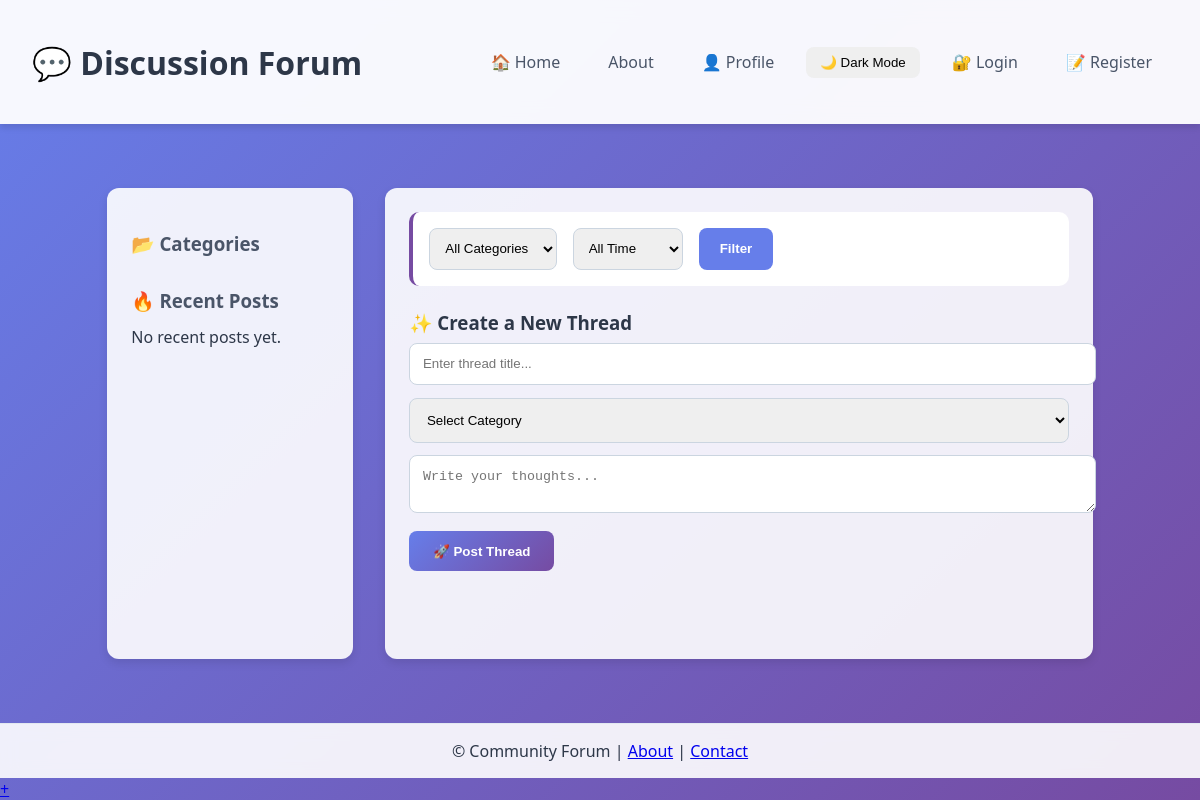
/chat/, run on an earlier commit of the app's database.
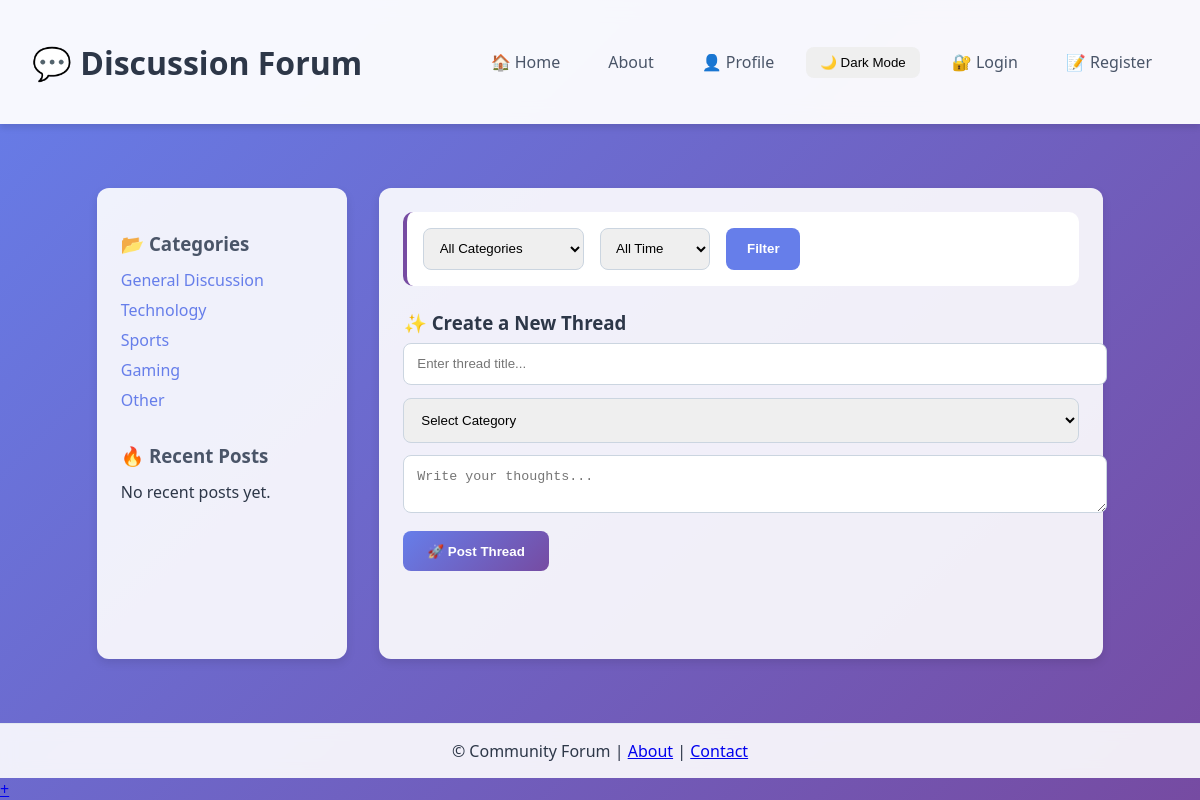
And on a later commit of the database.
### chat/models.py (models this page shows, shortened)
class Category(models.Model):
    name = models.CharField(max_length=100, unique=True)
    description = models.TextField(blank=True)
    created_at = models.DateTimeField(auto_now_add=True)

### chat/views.py (the view)
# urls.py: path('', views.index, name='index'),
def index(request):
    query = request.GET.get('q', '')
    category_id = request.GET.get('category', '')
    threads = Thread.objects.all().order_by('-created_at')
    if query:
        threads = threads.filter(
            Q(title__icontains=query) |
            Q(content__icontains=query) |
            Q(author__username__icontains=query)
        )
    if category_id:
        threads = threads.filter(category_id=category_id)
    paginator = Paginator(threads, 10)
    page_number = request.GET.get('page')
    page_obj = paginator.get_page(page_number)
    categories = Category.objects.all()
    unread_notifications = 0
    if request.user.is_authenticated:
        unread_notifications = Notification.objects.filter(
            user=request.user, is_read=False
        ).count()
    return render(request, 'index.html', {
        'page_obj': page_obj,
        'categories': categories,
        'query': query,
        'selected_category': category_id,
        'unread_notifications': unread_notifications,
    })

### chat/templates/index.html (shortened to what this page needs)
{% extends 'base.html' %}
{% load static %}
{% block content %}
<main>
    <aside>
        <div class="sidebar-card">
            <h3>📂 Categories</h3>
            <ul>
                {% for category in categories %}
                    <li><a href="?category={{ category.id }}">{{ category.name }}</a></li>
                {% endfor %}
            </ul>
        </div>
        <div class="sidebar-card">
            <h3>🔥 Recent Posts</h3>
            <ul>
                {% for thread in page_obj|slice:":5" %}
                    <li><a href="#thread-{{ thread.id }}">{{ thread.title|truncatechars:30 }}</a></li>
                {% empty %}
                    <li>No recent posts yet.</li>
                {% endfor %}
            </ul>
        </div>
    </aside>
    <section class="main">
        <div class="filters">
            <form method="GET" style="display:flex; flex-wrap:wrap; gap:1rem;">
                <select name="category" class="filter-select">
                    <option value="">All Categories</option>
                </select>
                <select name="time" class="filter-select">
                    <option value="">All Time</option>
                </select>
                <button type="submit" class="filter-btn">Filter</button>
            </form>
        </div>
        <div class="new-thread">
            <h3>✨ Create a New Thread</h3>
            <input type="text" id="thread-title" placeholder="Enter thread title...">
            <select id="thread-category">
                <option value="">Select Category</option>
            </select>
            <textarea id="thread-content" placeholder="Write your thoughts..."></textarea>
            <button onclick="createThread()">🚀 Post Thread</button>
        </div>
    </section>
</main>
{% endblock %}

### chat/templates/base.html (shortened to what this page needs)
<!DOCTYPE html>
<html lang="en">
<head>
</head>
<body>
    <header id="header">
        <div class="header-content">
            <h1>💬 Discussion Forum</h1>
            <nav>
                <a href="{% url 'index' %}">🏠 Home</a>
                <a href="{% url 'about' %}">About</a>
                <a href="{% url 'profile' %}">👤 Profile</a>
                <button id="toggle-dark"
                        style="padding:8px 14px;border-radius:8px;border:none;cursor:pointer;">
                    🌙 Dark Mode
                </button>
                {% if user.is_authenticated %}
                    <span>Welcome, {{ user.username }}</span>
                    <a href="{% url 'logout' %}">🚪 Logout</a>
                {% else %}
                    <a href="{% url 'login' %}">🔐 Login</a>
                    <a href="{% url 'register' %}">📝 Register</a>
                {% endif %}
            </nav>
        </div>
    </header>
    <main>
        {% block content %}{% endblock %}
    </main>
    <footer id="footer">
        © {{ now|date:"Y" }} Community Forum |
        <a href="{% url 'about' %}">About</a> |
        <a href="{% url 'contact' %}">Contact</a>
    </footer>
    <a href="{% url 'create_thread_page' %}" class="create-thread-btn">+</a>
</body>
</html>

### chat/templates/base.html (style rules this page uses)
body { font-family: 'Segoe UI', Tahoma, Geneva, Verdana, sans-serif; background: linear-gradient(135deg, #667eea 0%, #764ba2 100%); color: #2d3748; margin: 0; padding: 0; min-height: 100vh; display: flex; flex-direction: column; transition: background 0.3s, color 0.3s; }
header { background: rgba(255, 255, 255, 0.95); backdrop-filter: blur(10px); box-shadow: 0 4px 6px rgba(0, 0, 0, 0.1); padding: 1.2rem 2rem; position: sticky; top: 0; z-index: 100; transition: background 0.3s, color 0.3s; }
.header-content { max-width: 1400px; margin: 0 auto; display: flex; justify-content: space-between; align-items: center; }
nav { display: flex; gap: 1rem; align-items: center; }
nav a { color: #4a5568; text-decoration: none; padding: 0.6rem 1rem; border-radius: 8px; transition: all 0.3s ease; }
main { flex: 1; max-width: 1400px; margin: 2rem auto; padding: 0 2rem; transition: color 0.3s; }
footer { background: rgba(255, 255, 255, 0.9); backdrop-filter: blur(8px); text-align: center; padding: 1rem; border-top: 1px solid #e2e8f0; transition: background 0.3s, color 0.3s; }

### chat/templates/index.html (style rules this page uses)
body { font-family: 'Segoe UI', Tahoma, Geneva, Verdana, sans-serif; background: linear-gradient(135deg, #667eea 0%, #764ba2 100%); color: #2d3748; margin: 0; padding: 0; min-height: 100vh; display: flex; flex-direction: column; }
main { flex: 1; max-width: 1400px; margin: 2rem auto; padding: 0 2rem; display: flex; gap: 2rem; }
aside { flex: 0.3; background: rgba(255, 255, 255, 0.9); padding: 1.5rem; border-radius: 12px; box-shadow: 0 4px 10px rgba(0, 0, 0, 0.1); }
.sidebar-card { margin-bottom: 2rem; }
.sidebar-card h3 { color: #4a5568; margin-bottom: 0.8rem; }
.sidebar-card ul { list-style: none; padding: 0; margin: 0; }
.sidebar-card ul li { margin-bottom: 0.5rem; }
.sidebar-card ul li a { color: #667eea; text-decoration: none; transition: 0.2s; }
.main { flex: 1; background: rgba(255, 255, 255, 0.9); padding: 1.5rem; border-radius: 12px; box-shadow: 0 4px 10px rgba(0, 0, 0, 0.1); }
.filters { margin-bottom: 1.5rem; background: white; padding: 1rem; border-radius: 10px; border-left: 4px solid #764ba2; }
.filter-select { padding: 0.7rem; border-radius: 8px; border: 1px solid #cbd5e0; }
.filter-btn { padding: 0.7rem 1.3rem; background: #667eea; border: none; border-radius: 8px; color: white; cursor: pointer; font-weight: bold; }
.new-thread { margin-bottom: 2rem; }
.new-thread h3 { margin-bottom: 0.5rem; }
.new-thread input, .new-thread select, .new-thread textarea { width: 100%; padding: 0.8rem; margin-bottom: 0.8rem; border-radius: 8px; border: 1px solid #cbd5e0; }
.new-thread button { background: linear-gradient(135deg, #667eea 0%, #764ba2 100%); color: white; padding: 0.8rem 1.5rem; border: none; border-radius: 8px; cursor: pointer; font-weight: bold; transition: 0.3s; }

What changed in the data, as far as the page shows it:
added Category: name "General Discussion"
added Category: name "Technology"
added Category: name "Sports"
added Category: name "Gaming"
added Category: name "Other"
